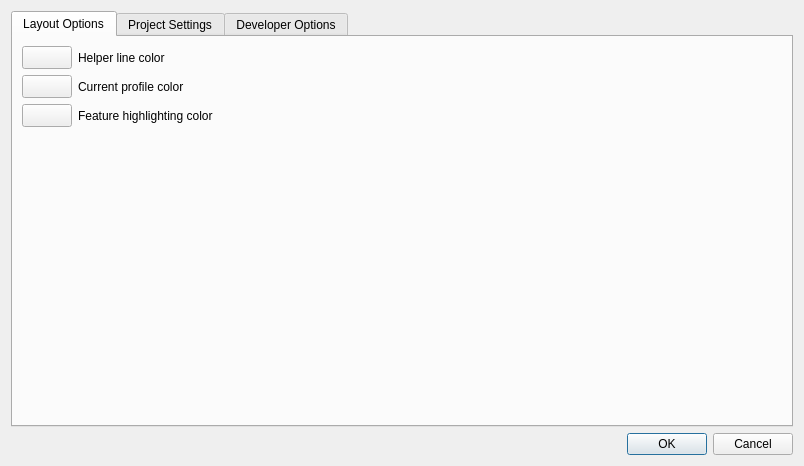
<?xml version="1.0" encoding="UTF-8"?>
<ui version="4.0">
 <class>QgepSettingsDialog</class>
 <widget class="QDialog" name="QgepSettingsDialog">
  <property name="geometry">
   <rect>
    <x>0</x>
    <y>0</y>
    <width>804</width>
    <height>466</height>
   </rect>
  </property>
  <property name="windowTitle">
   <string>Dialog</string>
  </property>
  <layout class="QVBoxLayout" name="verticalLayout">
   <item>
    <widget class="QTabWidget" name="tabWidget">
     <property name="currentIndex">
      <number>0</number>
     </property>
     <widget class="QWidget" name="tabLayout">
      <attribute name="title">
       <string>Layout Options</string>
      </attribute>
      <layout class="QFormLayout" name="formLayout_3">
       <item row="0" column="1">
        <widget class="QLabel" name="label">
         <property name="text">
          <string>Helper line color</string>
         </property>
        </widget>
       </item>
       <item row="1" column="1">
        <widget class="QLabel" name="label_2">
         <property name="text">
          <string>Current profile color</string>
         </property>
        </widget>
       </item>
       <item row="2" column="1">
        <widget class="QLabel" name="label_3">
         <property name="text">
          <string>Feature highlighting color</string>
         </property>
        </widget>
       </item>
       <item row="0" column="0">
        <widget class="QgsColorButton" name="mHelperLineColorButton">
         <property name="sizePolicy">
          <sizepolicy hsizetype="Preferred" vsizetype="Fixed">
           <horstretch>0</horstretch>
           <verstretch>0</verstretch>
          </sizepolicy>
         </property>
         <property name="minimumSize">
          <size>
           <width>50</width>
           <height>0</height>
          </size>
         </property>
         <property name="maximumSize">
          <size>
           <width>100</width>
           <height>16777215</height>
          </size>
         </property>
         <property name="text">
          <string/>
         </property>
        </widget>
       </item>
       <item row="1" column="0">
        <widget class="QgsColorButton" name="mCurrentProfileColorButton">
         <property name="minimumSize">
          <size>
           <width>50</width>
           <height>0</height>
          </size>
         </property>
         <property name="maximumSize">
          <size>
           <width>100</width>
           <height>16777215</height>
          </size>
         </property>
         <property name="text">
          <string/>
         </property>
        </widget>
       </item>
       <item row="2" column="0">
        <widget class="QgsColorButton" name="mHighlightColorButton">
         <property name="minimumSize">
          <size>
           <width>50</width>
           <height>0</height>
          </size>
         </property>
         <property name="maximumSize">
          <size>
           <width>100</width>
           <height>16777215</height>
          </size>
         </property>
         <property name="text">
          <string/>
         </property>
        </widget>
       </item>
      </layout>
     </widget>
     <widget class="QWidget" name="tab">
      <attribute name="title">
       <string>Project Settings</string>
      </attribute>
      <widget class="QGroupBox" name="mGbLayers">
       <property name="geometry">
        <rect>
         <x>10</x>
         <y>30</y>
         <width>786</width>
         <height>147</height>
        </rect>
       </property>
       <property name="title">
        <string>Layers</string>
       </property>
       <layout class="QFormLayout" name="formLayout_2">
        <item row="0" column="0">
         <widget class="QLabel" name="mLblSpecialStructures">
          <property name="text">
           <string>Special structures:</string>
          </property>
         </widget>
        </item>
        <item row="0" column="1">
         <widget class="QComboBox" name="mCbSpecialStructures"/>
        </item>
        <item row="3" column="0">
         <widget class="QLabel" name="mLblGraphNodes">
          <property name="text">
           <string>Graph nodes:</string>
          </property>
         </widget>
        </item>
        <item row="3" column="1">
         <widget class="QComboBox" name="mCbGraphNodes"/>
        </item>
        <item row="2" column="1">
         <widget class="QComboBox" name="mCbGraphEdges"/>
        </item>
        <item row="2" column="0">
         <widget class="QLabel" name="mLblGraphEdges">
          <property name="text">
           <string>Graph edges:</string>
          </property>
         </widget>
        </item>
       </layout>
      </widget>
     </widget>
     <widget class="QWidget" name="tab_2">
      <attribute name="title">
       <string>Developer Options</string>
      </attribute>
      <layout class="QGridLayout" name="gridLayout">
       <item row="0" column="0">
        <widget class="QCheckBox" name="mCbDevelMode">
         <property name="toolTip">
          <string>Enables developer tools on the profile widget. Reload and Inspect options are shown. The dock needs to be reopened.</string>
         </property>
         <property name="text">
          <string>Developer mode</string>
         </property>
        </widget>
       </item>
       <item row="2" column="0">
        <widget class="QGroupBox" name="mGbLayout">
         <property name="title">
          <string>Layout</string>
         </property>
         <layout class="QFormLayout" name="formLayout">
          <property name="fieldGrowthPolicy">
           <enum>QFormLayout::AllNonFixedFieldsGrow</enum>
          </property>
          <item row="0" column="0" colspan="2">
           <widget class="QGroupBox" name="mGbOverrideDefaultProfileTemplate">
            <property name="title">
             <string>Override default profile template</string>
            </property>
            <property name="checkable">
             <bool>true</bool>
            </property>
            <property name="checked">
             <bool>false</bool>
            </property>
            <layout class="QHBoxLayout" name="horizontalLayout">
             <item>
              <widget class="QLineEdit" name="mProfileTemplateFile"/>
             </item>
             <item>
              <widget class="QPushButton" name="mPbnChooseProfileTemplateFile">
               <property name="text">
                <string>...</string>
               </property>
              </widget>
             </item>
            </layout>
           </widget>
          </item>
         </layout>
        </widget>
       </item>
       <item row="1" column="0">
        <widget class="QGroupBox" name="groupBox">
         <property name="title">
          <string>Logging</string>
         </property>
         <layout class="QFormLayout" name="formLayout_4">
          <property name="fieldGrowthPolicy">
           <enum>QFormLayout::AllNonFixedFieldsGrow</enum>
          </property>
          <item row="0" column="0">
           <widget class="QLabel" name="label_4">
            <property name="text">
             <string>Log level</string>
            </property>
           </widget>
          </item>
          <item row="0" column="1">
           <widget class="QComboBox" name="mCbLogLevel">
            <item>
             <property name="text">
              <string>Debug</string>
             </property>
            </item>
            <item>
             <property name="text">
              <string>Info</string>
             </property>
            </item>
            <item>
             <property name="text">
              <string>Warning</string>
             </property>
            </item>
            <item>
             <property name="text">
              <string>Critical</string>
             </property>
            </item>
           </widget>
          </item>
          <item row="1" column="0" colspan="2">
           <widget class="QGroupBox" name="mGbLogToFile">
            <property name="title">
             <string>Log to file</string>
            </property>
            <property name="checkable">
             <bool>true</bool>
            </property>
            <layout class="QFormLayout" name="formLayout_5">
             <item row="0" column="0">
              <widget class="QLabel" name="label_5">
               <property name="text">
                <string>Log file</string>
               </property>
              </widget>
             </item>
             <item row="0" column="1">
              <widget class="QWidget" name="widget" native="true">
               <layout class="QHBoxLayout" name="horizontalLayout_2">
                <property name="spacing">
                 <number>0</number>
                </property>
                <property name="margin">
                 <number>0</number>
                </property>
                <item>
                 <widget class="QLineEdit" name="mLogFile"/>
                </item>
                <item>
                 <widget class="QPushButton" name="mPbnChooseLogFile">
                  <property name="text">
                   <string>...</string>
                  </property>
                 </widget>
                </item>
               </layout>
              </widget>
             </item>
            </layout>
           </widget>
          </item>
         </layout>
        </widget>
       </item>
      </layout>
     </widget>
    </widget>
   </item>
   <item>
    <widget class="QDialogButtonBox" name="mBtnBoxOkCancel">
     <property name="orientation">
      <enum>Qt::Horizontal</enum>
     </property>
     <property name="standardButtons">
      <set>QDialogButtonBox::Cancel|QDialogButtonBox::Ok</set>
     </property>
    </widget>
   </item>
  </layout>
 </widget>
 <customwidgets>
  <customwidget>
   <class>QgsColorButton</class>
   <extends>QToolButton</extends>
   <header>qgis.gui</header>
  </customwidget>
 </customwidgets>
 <resources/>
 <connections>
  <connection>
   <sender>mBtnBoxOkCancel</sender>
   <signal>accepted()</signal>
   <receiver>QgepSettingsDialog</receiver>
   <slot>accept()</slot>
   <hints>
    <hint type="sourcelabel">
     <x>248</x>
     <y>254</y>
    </hint>
    <hint type="destinationlabel">
     <x>157</x>
     <y>274</y>
    </hint>
   </hints>
  </connection>
  <connection>
   <sender>mBtnBoxOkCancel</sender>
   <signal>rejected()</signal>
   <receiver>QgepSettingsDialog</receiver>
   <slot>reject()</slot>
   <hints>
    <hint type="sourcelabel">
     <x>316</x>
     <y>260</y>
    </hint>
    <hint type="destinationlabel">
     <x>286</x>
     <y>274</y>
    </hint>
   </hints>
  </connection>
 </connections>
</ui>
